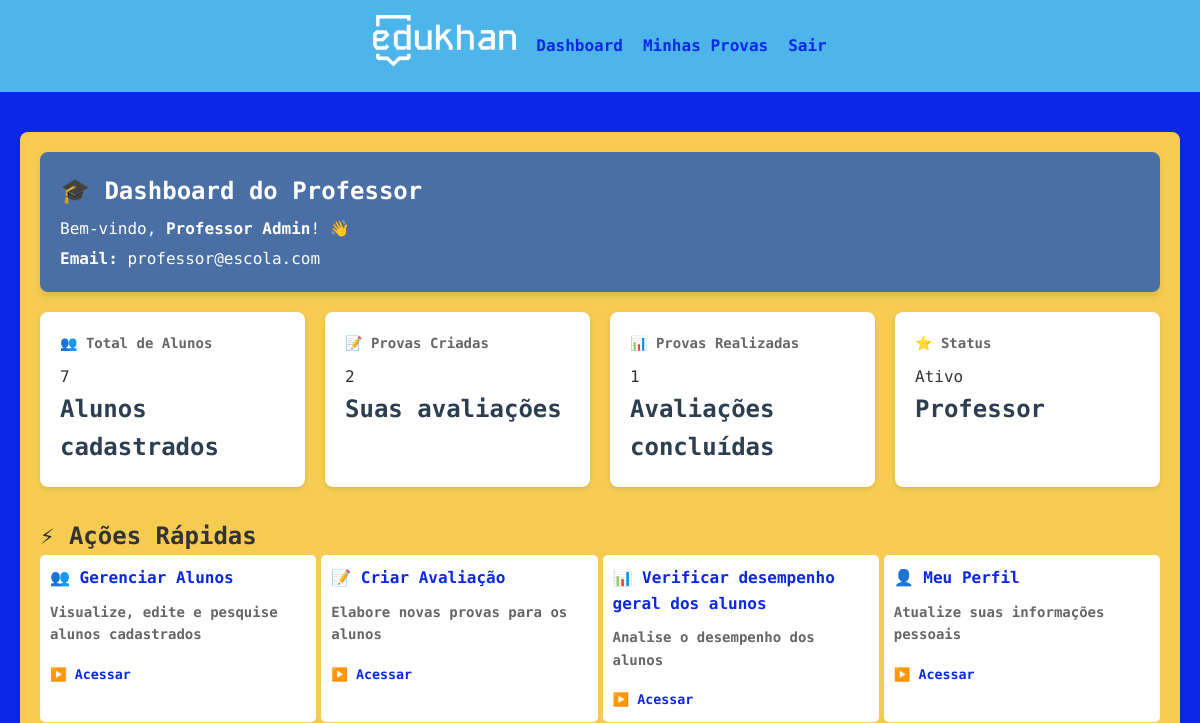
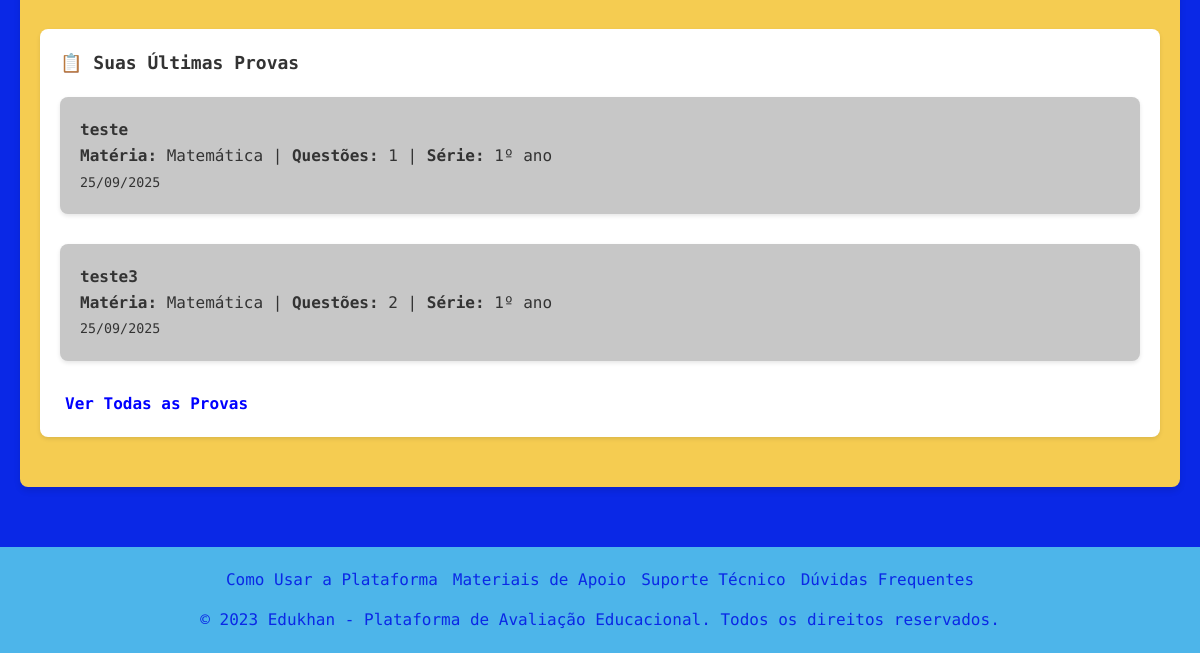
The page /professores/dashboard_professor.php (signed in) on the database as committed earlier (2 pictures, top to bottom).
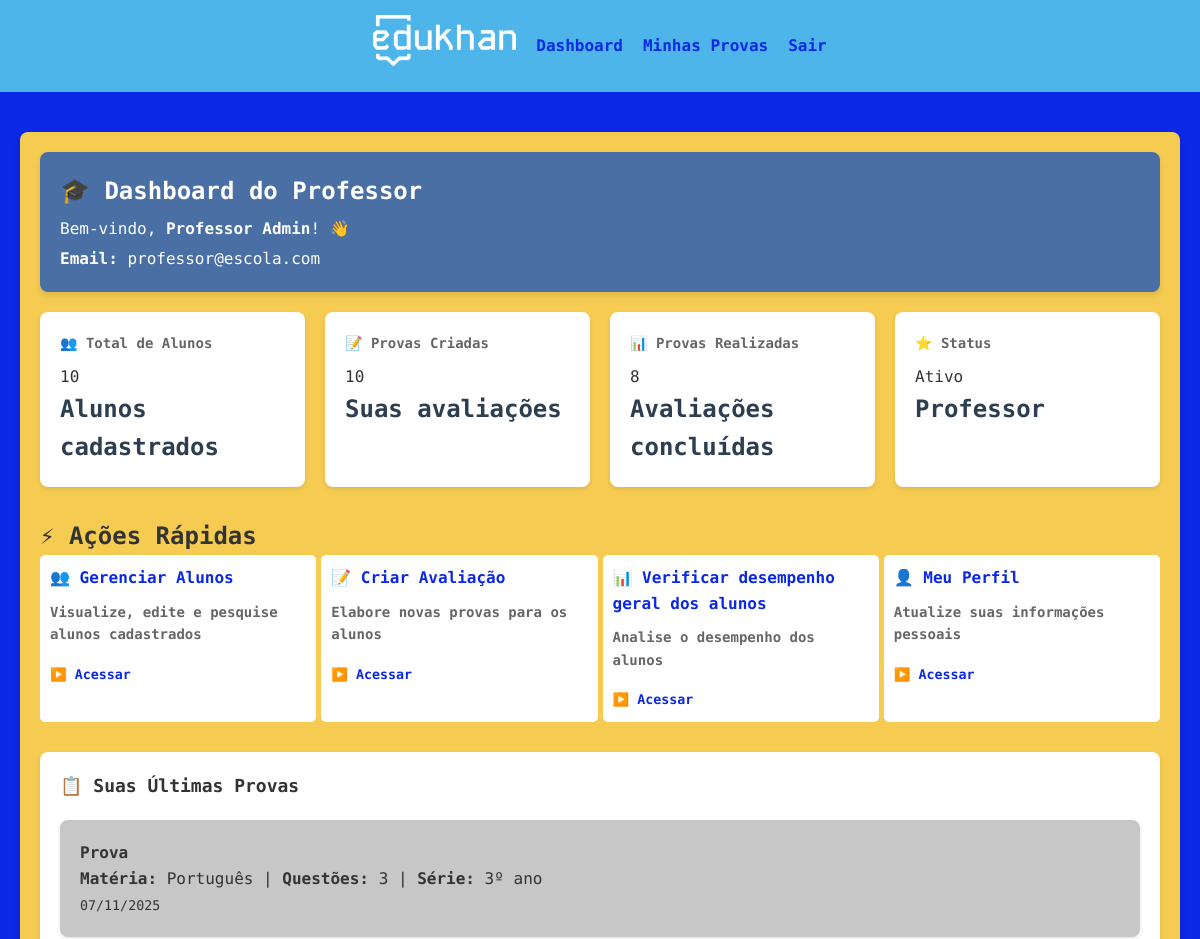
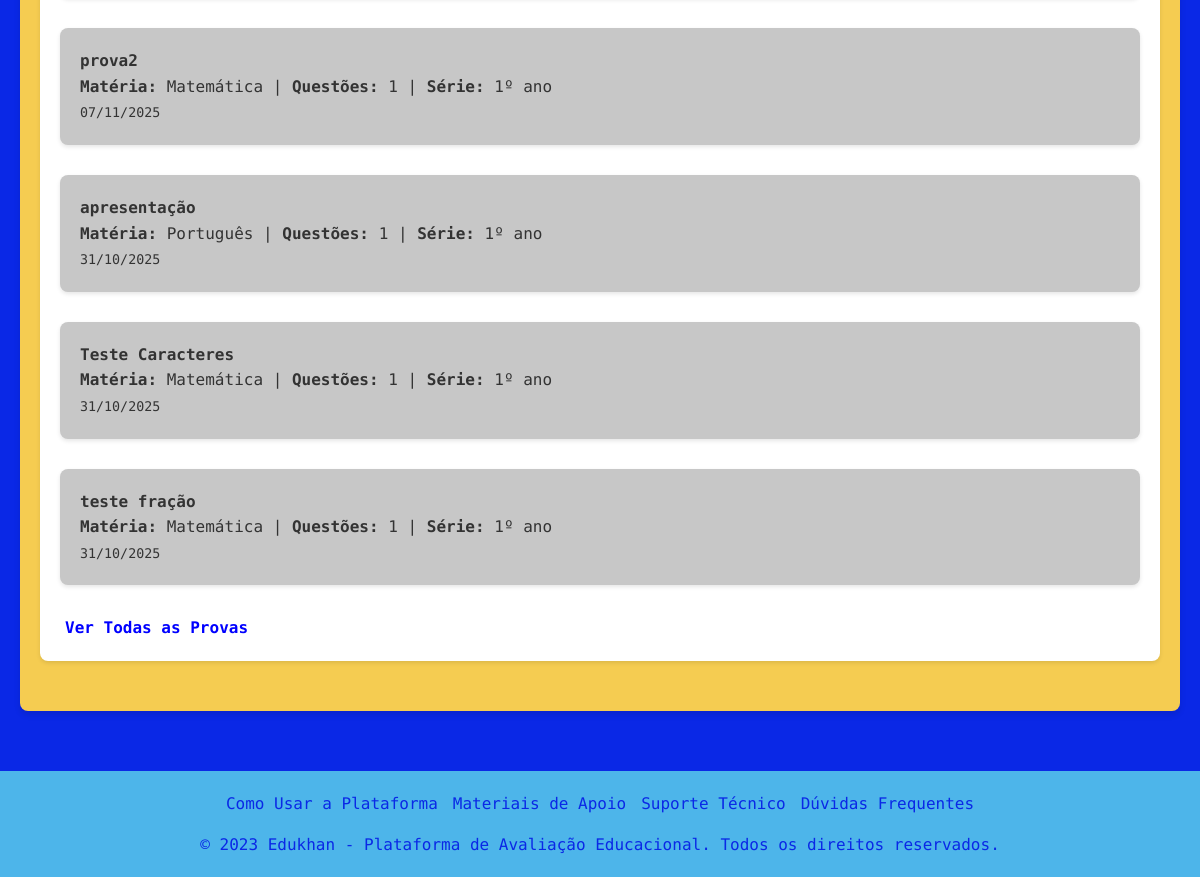
The same page on the database as committed later (2 pictures, top to bottom).
### tables this page shows
CREATE TABLE `provas` (
  `idProvas` int(11) NOT NULL,
  `titulo` varchar(45) DEFAULT NULL,
  `materia` varchar(45) NOT NULL,
  `numero_questoes` int(11) NOT NULL,
  `conteudo` longtext NOT NULL CHECK (json_valid(`conteudo`)),
  `serie_destinada` varchar(45) NOT NULL,
  `data_criacao` varchar(45) NOT NULL DEFAULT 'CURRENT_TIMESTAMP()',
  `Professor_idProfessor` int(11) NOT NULL,
  `ativa` tinyint(1) NOT NULL DEFAULT 1
);

### professores/dashboard_professor.php (the view, shortened to what the changed rows need)
<?php
$host = "localhost";
$user = "root";
$password = "SenhaIrada@2024!";
$database = "projeto_residencia";
$conectar = mysqli_connect($host, $user, $password, $database);
$professor_id = $_SESSION['idProfessor'];
$sql_total_alunos = "SELECT COUNT(*) as total FROM Aluno";
$result_total_alunos = mysqli_query($conectar, $sql_total_alunos);
$total_alunos = mysqli_fetch_assoc($result_total_alunos)['total'];
$sql_total_provas = "SELECT COUNT(*) as total FROM Provas WHERE Professor_idProfessor = '$professor_id'";
$result_total_provas = mysqli_query($conectar, $sql_total_provas);
$total_provas = mysqli_fetch_assoc($result_total_provas)['total'];
$sql_provas_realizadas = "SELECT COUNT(DISTINCT ap.Provas_idProvas) as total
                          FROM Aluno_Provas ap
                          INNER JOIN Provas p ON ap.Provas_idProvas = p.idProvas
                          WHERE p.Professor_idProfessor = '$professor_id'
                          AND ap.status IN ('realizada', 'corrigida')";
$result_provas_realizadas = mysqli_query($conectar, $sql_provas_realizadas);
$provas_realizadas = mysqli_fetch_assoc($result_provas_realizadas)['total'];
$sql_ultimas_provas = "SELECT * FROM Provas
                       WHERE Professor_idProfessor = '$professor_id'
                       ORDER BY data_criacao DESC
                       LIMIT 5";
$result_ultimas_provas = mysqli_query($conectar, $sql_ultimas_provas);
?>
<!DOCTYPE html>
<html lang="pt-br">
<head>
    <link rel="stylesheet" href="../css/style.css">
</head>
<body>
    <main>
        <article class="dashboard-container">
            <section class="welcome-professor">
                <h1>🎓 Dashboard do Professor</h1>
            </section>
            <section class="stats-container">
                <div class="stat-card">
                    <h3>👥 Total de Alunos</h3>
                    <div><?php echo $total_alunos; ?></div>
                    <p>Alunos cadastrados</p>
                </div>
                <div class="stat-card">
                    <h3>📝 Provas Criadas</h3>
                    <div><?php echo $total_provas; ?></div>
                    <p>Suas avaliações</p>
                </div>
                <div class="stat-card">
                    <h3>📊 Provas Realizadas</h3>
                    <div><?php echo $provas_realizadas; ?></div>
                    <p>Avaliações concluídas</p>
                </div>
            </section>
            <section class="actions-container">
                <h2>⚡ Ações Rápidas</h2>
            </section>
            <section class="latest-tests">
                <h2>📋 Suas Últimas Provas</h2>
                <?php if (mysqli_num_rows($result_ultimas_provas) > 0): ?>
                    <div>
                        <?php while ($prova = mysqli_fetch_assoc($result_ultimas_provas)): ?>
                            <div>
                                <div class="prova-card">
                                    <div>
                                        <h4><?php echo htmlspecialchars($prova['titulo'] ?: $prova['materia'] . ' - Prova'); ?></h4>
                                        <p>
                                            <strong>Matéria:</strong> <?php echo htmlspecialchars($prova['materia']); ?> |
                                            <strong>Questões:</strong> <?php echo htmlspecialchars($prova['numero_questoes']); ?> |
                                            <strong>Série:</strong> <?php echo htmlspecialchars($prova['serie_destinada']); ?>
                                        </p>
                                    </div>
                                    <small><?php echo date('d/m/Y', strtotime($prova['data_criacao'])); ?></small>
                                </div>
                            </div>
                        <?php endwhile; ?>
                    </div>
                <?php endif; ?>
            </section>
        </article>
    </main>
</body>
</html>

Rows that differ between the two databases and show on the page:
no longer on this page (row unchanged): provas: titulo "teste", materia "Matemática", numero_questoes "1", serie_destinada "1º ano", data_criacao "25/09/2025"
no longer on this page (row unchanged): provas: titulo "teste3", materia "Matemática", numero_questoes "2", serie_destinada "1º ano", data_criacao "25/09/2025"
added provas: titulo "Prova", materia "Português", numero_questoes "3", serie_destinada "3º ano", data_criacao "07/11/2025"
added provas: titulo "prova2", materia "Matemática", numero_questoes "1", serie_destinada "1º ano", data_criacao "07/11/2025"
added provas: titulo "apresentação", materia "Português", numero_questoes "1", serie_destinada "1º ano", data_criacao "31/10/2025"
added provas: titulo "Teste Caracteres", materia "Matemática", numero_questoes "1", serie_destinada "1º ano", data_criacao "31/10/2025"
added provas: titulo "teste fração", materia "Matemática", numero_questoes "1", serie_destinada "1º ano", data_criacao "31/10/2025"
Other text that changed with them:
$total_alunos: "7" → "10"
$total_provas: "2" → "10"
$provas_realizadas: "1" → "8"
